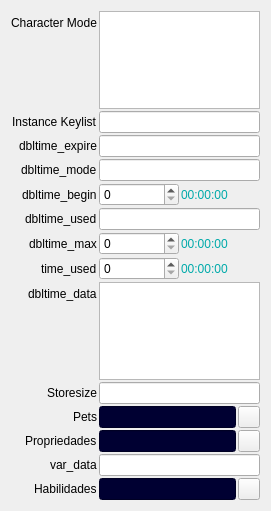
     <widget class="QWidget" name="formLayoutWidget_5">
      <property name="geometry">
       <rect>
        <x>230</x>
        <y>0</y>
        <width>271</width>
        <height>511</height>
       </rect>
      </property>
      <layout class="QFormLayout" name="formLayout_5">
       <property name="sizeConstraint">
        <enum>QLayout::SetNoConstraint</enum>
       </property>
       <property name="fieldGrowthPolicy">
        <enum>QFormLayout::AllNonFixedFieldsGrow</enum>
       </property>
       <property name="labelAlignment">
        <set>Qt::AlignRight|Qt::AlignTrailing|Qt::AlignVCenter</set>
       </property>
       <property name="horizontalSpacing">
        <number>2</number>
       </property>
       <property name="verticalSpacing">
        <number>2</number>
       </property>
       <item row="0" column="0">
        <widget class="QLabel" name="label_61">
         <property name="text">
          <string>Character Mode</string>
         </property>
        </widget>
       </item>
       <item row="0" column="1">
        <widget class="QTextEdit" name="status_charactermode"/>
       </item>
       <item row="1" column="0">
        <widget class="QLabel" name="label_62">
         <property name="text">
          <string>Instance Keylist</string>
         </property>
        </widget>
       </item>
       <item row="1" column="1">
        <widget class="QLineEdit" name="status_instancekeylist"/>
       </item>
       <item row="2" column="0">
        <widget class="QLabel" name="label_63">
         <property name="text">
          <string>dbltime_expire</string>
         </property>
        </widget>
       </item>
       <item row="2" column="1">
        <widget class="QLineEdit" name="status_dbltimeexpire"/>
       </item>
       <item row="3" column="0">
        <widget class="QLabel" name="label_64">
         <property name="text">
          <string>dbltime_mode</string>
         </property>
        </widget>
       </item>
       <item row="3" column="1">
        <widget class="QLineEdit" name="status_dbltimemode"/>
       </item>
       <item row="4" column="0">
        <widget class="QLabel" name="label_65">
         <property name="text">
          <string>dbltime_begin</string>
         </property>
        </widget>
       </item>
       <item row="5" column="0">
        <widget class="QLabel" name="label_66">
         <property name="text">
          <string>dbltime_used</string>
         </property>
        </widget>
       </item>
       <item row="5" column="1">
        <widget class="QLineEdit" name="status_dbltimeused"/>
       </item>
       <item row="6" column="0">
        <widget class="QLabel" name="label_67">
         <property name="text">
          <string>dbltime_max</string>
         </property>
        </widget>
       </item>
       <item row="7" column="0">
        <widget class="QLabel" name="label_68">
         <property name="text">
          <string>time_used</string>
         </property>
        </widget>
       </item>
       <item row="8" column="0">
        <widget class="QLabel" name="label_69">
         <property name="text">
          <string>dbltime_data</string>
         </property>
        </widget>
       </item>
       <item row="8" column="1">
        <widget class="QTextEdit" name="status_dbltimedata"/>
       </item>
       <item row="9" column="0">
        <widget class="QLabel" name="label_70">
         <property name="text">
          <string>Storesize</string>
         </property>
        </widget>
       </item>
       <item row="9" column="1">
        <widget class="QLineEdit" name="status_storesize"/>
       </item>
       <item row="10" column="0">
        <widget class="QLabel" name="label_71">
         <property name="text">
          <string>Pets</string>
         </property>
        </widget>
       </item>
       <item row="10" column="1">
        <layout class="QHBoxLayout" name="horizontalLayout_3">
         <property name="spacing">
          <number>2</number>
         </property>
         <item>
          <widget class="QLineEdit" name="status_petcorral">
           <property name="styleSheet">
            <string notr="true">background-color: rgb(0, 0, 50);
color: rgb(255, 255, 255);</string>
           </property>
          </widget>
         </item>
         <item>
          <widget class="QPushButton" name="status_petcorral_btn">
           <property name="sizePolicy">
            <sizepolicy hsizetype="Minimum" vsizetype="Fixed">
             <horstretch>0</horstretch>
             <verstretch>0</verstretch>
            </sizepolicy>
           </property>
           <property name="minimumSize">
            <size>
             <width>22</width>
             <height>22</height>
            </size>
           </property>
           <property name="maximumSize">
            <size>
             <width>22</width>
             <height>22</height>
            </size>
           </property>
           <property name="text">
            <string/>
           </property>
           <property name="icon">
            <iconset resource="icons.qrc">
             <normaloff>:/iconpack/software_graphics_media/pencil.ico</normaloff>:/iconpack/software_graphics_media/pencil.ico</iconset>
           </property>
          </widget>
         </item>
        </layout>
       </item>
       <item row="11" column="0">
        <widget class="QLabel" name="label_72">
         <property name="text">
          <string>Propriedades</string>
         </property>
        </widget>
       </item>
       <item row="12" column="0">
        <widget class="QLabel" name="label_73">
         <property name="text">
          <string>var_data</string>
         </property>
        </widget>
       </item>
       <item row="12" column="1">
        <widget class="QLineEdit" name="status_vardata"/>
       </item>
       <item row="13" column="0">
        <widget class="QLabel" name="label_74">
         <property name="text">
          <string>Habilidades</string>
         </property>
        </widget>
       </item>
       <item row="13" column="1">
        <layout class="QHBoxLayout" name="horizontalLayout_25">
         <property name="spacing">
          <number>2</number>
         </property>
         <item>
          <widget class="QLineEdit" name="status_skill">
           <property name="styleSheet">
            <string notr="true">background-color: rgb(0, 0, 50);
color: rgb(255, 255, 255);</string>
           </property>
          </widget>
         </item>
         <item>
          <widget class="QPushButton" name="status_skill_btn">
           <property name="minimumSize">
            <size>
             <width>22</width>
             <height>22</height>
            </size>
           </property>
           <property name="maximumSize">
            <size>
             <width>22</width>
             <height>22</height>
            </size>
           </property>
           <property name="text">
            <string/>
           </property>
           <property name="icon">
            <iconset resource="icons.qrc">
             <normaloff>:/iconpack/software_graphics_media/pencil.ico</normaloff>:/iconpack/software_graphics_media/pencil.ico</iconset>
           </property>
          </widget>
         </item>
        </layout>
       </item>
       <item row="11" column="1">
        <layout class="QHBoxLayout" name="horizontalLayout_8">
         <property name="spacing">
          <number>2</number>
         </property>
         <item>
          <widget class="QLineEdit" name="status_property">
           <property name="styleSheet">
            <string notr="true">background-color: rgb(0, 0, 50);
color: rgb(255, 255, 255);</string>
           </property>
          </widget>
         </item>
         <item>
          <widget class="QPushButton" name="status_property_btn">
           <property name="sizePolicy">
            <sizepolicy hsizetype="Minimum" vsizetype="Fixed">
             <horstretch>0</horstretch>
             <verstretch>0</verstretch>
            </sizepolicy>
           </property>
           <property name="minimumSize">
            <size>
             <width>22</width>
             <height>22</height>
            </size>
           </property>
           <property name="maximumSize">
            <size>
             <width>22</width>
             <height>22</height>
            </size>
           </property>
           <property name="text">
            <string/>
           </property>
           <property name="icon">
            <iconset resource="icons.qrc">
             <normaloff>:/iconpack/software_graphics_media/pencil.ico</normaloff>:/iconpack/software_graphics_media/pencil.ico</iconset>
           </property>
          </widget>
         </item>
        </layout>
       </item>
       <item row="4" column="1">
        <layout class="QHBoxLayout" name="horizontalLayout_11">
         <item>
          <widget class="QDoubleSpinBox" name="status_dbltimebegin">
           <property name="decimals">
            <number>0</number>
           </property>
           <property name="maximum">
            <double>999999999999.000000000000000</double>
           </property>
          </widget>
         </item>
         <item>
          <widget class="QLabel" name="status_dbltimebegin_txt">
           <property name="styleSheet">
            <string notr="true">color: rgb(0, 170, 170);</string>
           </property>
           <property name="text">
            <string>00:00:00</string>
           </property>
          </widget>
         </item>
        </layout>
       </item>
       <item row="6" column="1">
        <layout class="QHBoxLayout" name="horizontalLayout_12">
         <item>
          <widget class="QDoubleSpinBox" name="status_dbltimemax">
           <property name="decimals">
            <number>0</number>
           </property>
           <property name="maximum">
            <double>999999999999.000000000000000</double>
           </property>
          </widget>
         </item>
         <item>
          <widget class="QLabel" name="status_dbltimemax_txt">
           <property name="styleSheet">
            <string notr="true">color: rgb(0, 170, 170);</string>
           </property>
           <property name="text">
            <string>00:00:00</string>
           </property>
          </widget>
         </item>
        </layout>
       </item>
       <item row="7" column="1">
        <layout class="QHBoxLayout" name="horizontalLayout_16">
         <item>
          <widget class="QDoubleSpinBox" name="status_timeused">
           <property name="decimals">
            <number>0</number>
           </property>
           <property name="maximum">
            <double>999999999999.000000000000000</double>
           </property>
          </widget>
         </item>
         <item>
          <widget class="QLabel" name="status_timeused_txt">
           <property name="styleSheet">
            <string notr="true">color: rgb(0, 170, 170);</string>
           </property>
           <property name="text">
            <string>00:00:00</string>
           </property>
          </widget>
         </item>
        </layout>
       </item>
      </layout>
     </widget>
